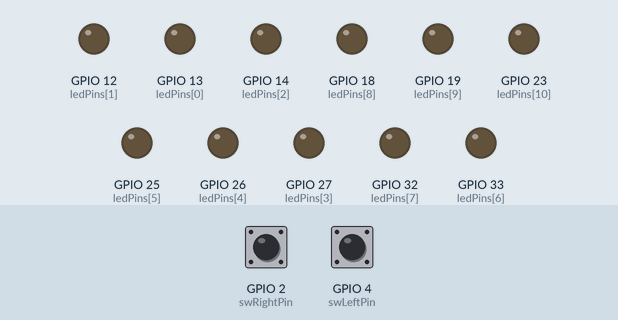
Simulated run of this sketch. Board: ESP32. Parts: output pins drawn as LEDs (lit = HIGH). Dashed ring = blinking. Inputs (shaded band) come from the test bench; at power-on: GPIO 2 (swRightPin) HIGH, GPIO 4 (swLeftPin) HIGH.

Above: at 1.2 s.
1.3 s: GPIO 2 (swRightPin) pulled LOW for 1 s
At 3.0 s:
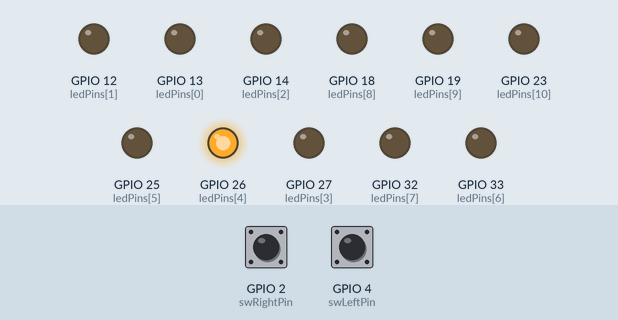
3.8 s: GPIO 4 (swLeftPin) pulled LOW for 3.2 s
At 7.7 s:
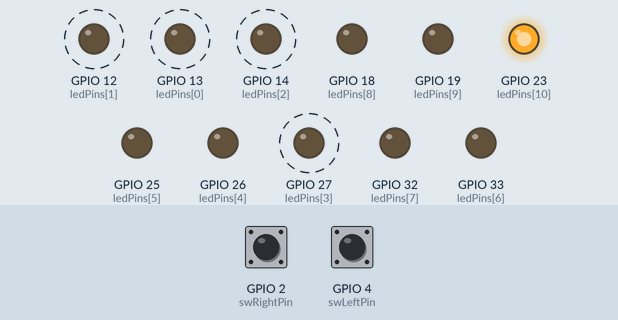
8.5 s: GPIO 4 (swLeftPin) pulled LOW for 0.15 s
At 9.0 s:
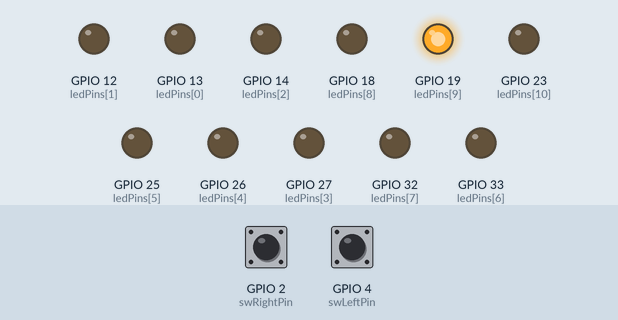
10.1 s: GPIO 4 (swLeftPin) pulled LOW for 1 s
At 10.3 s:
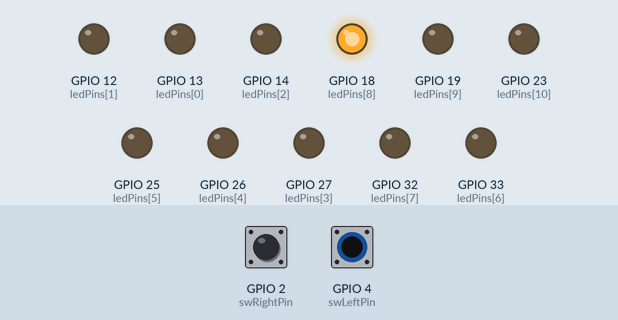
Timing chart, 0 to 13.1 s (numbered marks = the images above; inputs shaded):
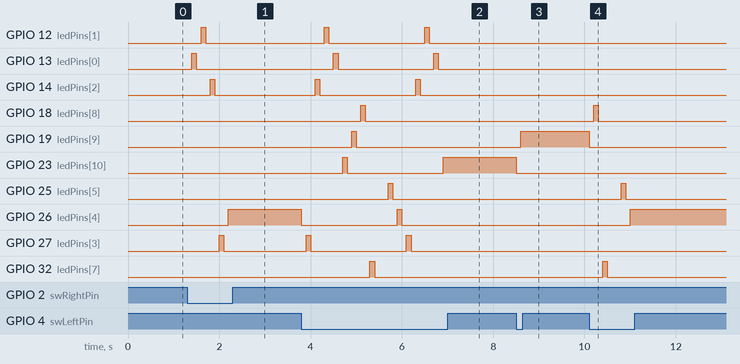

The sketch:

sketch.ino
```cpp
#include <Arduino.h>


const int ledPins[] = {13,12,14,27,26,25,33,32,18,19,23};
const int numLeds = 11;


const int swLeftPin = 4;
const int swRightPin = 2;

int currentLed = 0;
int leftButton = 0;
int rightButton = 0;

int size = sizeof(ledPins)/sizeof(ledPins[0]);
void setup()
{
  pinMode(swLeftPin, INPUT_PULLUP);
  pinMode(swRightPin, INPUT_PULLUP);

  for(currentLed = 0; currentLed < size; currentLed++)
  {
    pinMode(ledPins[currentLed], OUTPUT);
  }
  currentLed = -1;
}

void loop()
{

  leftButton = digitalRead(swLeftPin);
  rightButton = digitalRead(swRightPin);

  if(rightButton == LOW)
  {
    digitalWrite(ledPins[currentLed++ % size], LOW);
    delay(100);
    digitalWrite(ledPins[currentLed % size], HIGH);
    delay(100);
  }

  if(leftButton == LOW)
  {
    digitalWrite(ledPins[currentLed-- % size], LOW);
    delay(100);
    if(currentLed<0)
      currentLed = size - 1;
    digitalWrite(ledPins[currentLed % size], HIGH);
    delay(100);
  }

}
```

Measured:
- after the input at 1.3 s, GPIO 12 (ledPins[1]): LOW → HIGH after 0.30 s, → LOW 0.10 s later; GPIO 13 (ledPins[0]): LOW → HIGH after 0.10 s, → LOW 0.10 s later; GPIO 14 (ledPins[2]): LOW → HIGH after 0.50 s, → LOW 0.10 s later; GPIO 26 (ledPins[4]): LOW → HIGH after 0.90 s; GPIO 27 (ledPins[3]): LOW → HIGH after 0.70 s, → LOW 0.10 s later
- after the input at 3.8 s, GPIO 12 (ledPins[1]): alternates HIGH for 0.10 s and LOW for 2.1 s, starting after 0.50 s; GPIO 13 (ledPins[0]): alternates HIGH for 0.10 s and LOW for 2.1 s, starting after 0.70 s
- after the input at 8.5 s, GPIO 19 (ledPins[9]): LOW → HIGH after 0.10 s; GPIO 23 (ledPins[10]): HIGH → LOW at once
- after the input at 10.1 s, GPIO 18 (ledPins[8]): LOW → HIGH after 0.10 s, → LOW 0.10 s later; GPIO 19 (ledPins[9]): HIGH → LOW at once; GPIO 25 (ledPins[5]): LOW → HIGH after 0.70 s, → LOW 0.10 s later; GPIO 26 (ledPins[4]): LOW → HIGH after 0.90 s; GPIO 32 (ledPins[7]): LOW → HIGH after 0.30 s, → LOW 0.10 s later
